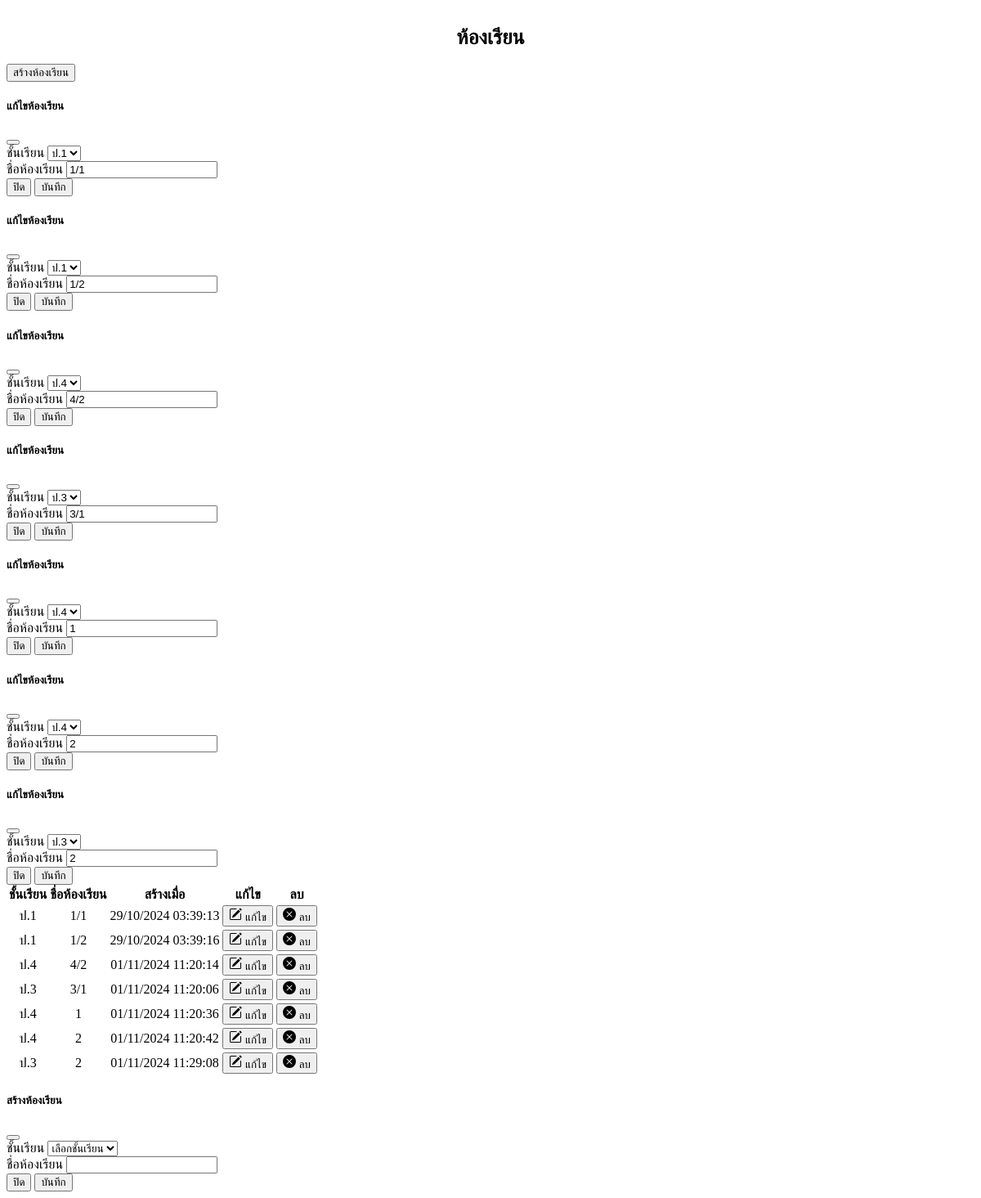
/src/auth/admin/rooms.php, run on an earlier commit of the app's database.
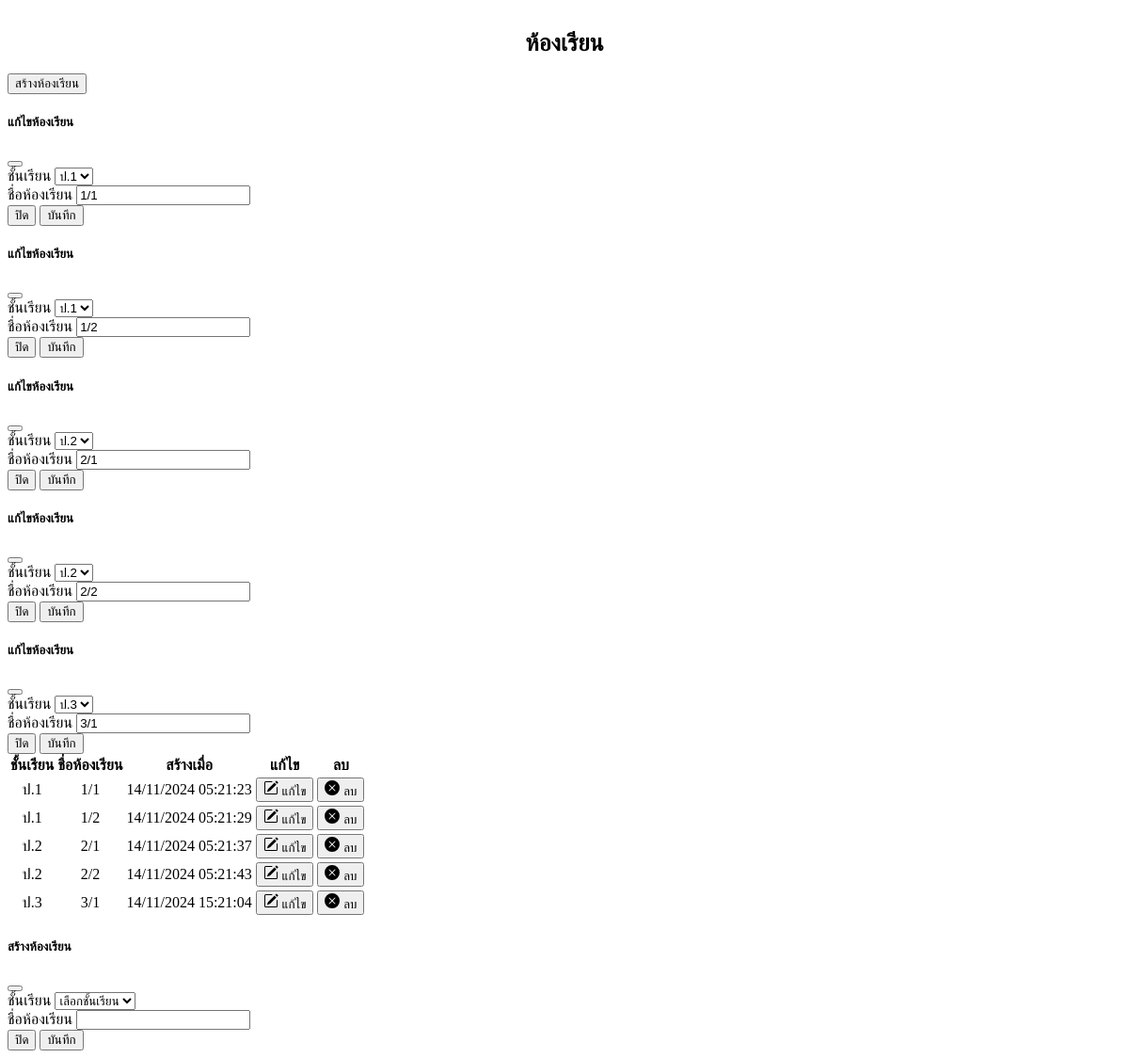
And on a later commit of the database.
### tables this page shows
CREATE TABLE `room` (
  `id` int(11) NOT NULL,
  `name` varchar(255) DEFAULT NULL,
  `grade_id` int(11) NOT NULL,
  `created_at` timestamp NOT NULL DEFAULT current_timestamp() ON UPDATE current_timestamp()
);

CREATE TABLE `grade_level` (
  `id` int(11) NOT NULL,
  `grade_level` varchar(255) DEFAULT NULL,
  `created_at` timestamp NOT NULL DEFAULT current_timestamp() ON UPDATE current_timestamp()
);

### src/auth/admin/rooms.php (the view, shortened to what the changed rows need)
<!DOCTYPE html>
<html lang="th">
<head>
</head>
<body>
    <?php
    include '../config/ConnectDB.php';
    $grade_sql = "SELECT id, grade_level FROM grade_level";
    $grade_result = $conn->query($grade_sql);
    $room_sql = "SELECT room.*, grade_level.grade_level AS grade_name FROM room
                 LEFT JOIN grade_level ON room.grade_id = grade_level.id";
    $room_result = $conn->query($room_sql);
    ?>
    <div class="container-fluid">
        <div class="row">
            <div class="col d-flex align-items-stretch">
                <div class="card w-100">
                    <center>
                        <h1 class="card-title fw-semibold mb-4" style="margin-top: 2rem; font-size:25px">ห้องเรียน</h1>
                    </center>
                    <div class="card-body p-4">
                        <div class="table-responsive">
                            <table class="table text-nowrap mb-0 align-middle">
                                <thead class="text-dark fs-4">
                                    <tr>
                                        <th><center>ชั้นเรียน</center></th>
                                        <th><center>ชื่อห้องเรียน</center></th>
                                        <th><center>สร้างเมื่อ</center></th>
                                        <th><center>แก้ไข</center></th>
                                        <th><center>ลบ</center></th>
                                    </tr>
                                </thead>
                                <tbody>
                                    <?php while ($room_row = mysqli_fetch_array($room_result)) : ?>
                                        <tr>
                                            <td><center><?php echo $room_row['grade_name'] ?></center></td>
                                            <td><center><?php echo $room_row['name'] ?></center></td>
                                            <td><center><?php echo date("d/m/Y H:i:s", strtotime($room_row['created_at'])); ?></center></td>
                                            <td>
                                                <center>
                                                    <button type="button" class="btn btn-outline-warning m-1" data-bs-toggle="modal" data-bs-target="#editRoomModal<?php echo $room_row['id']; ?>">
                                                    &nbsp;แก้ไข
                                                    </button>
                                                </center>
                                            </td>
                                            <td>
                                                <center>
                                                    <button type="button" class="btn btn-outline-danger m-1 deleteRoomBtn" data-id="<?php echo $room_row['id']; ?>" data-name="<?php echo $room_row['name']; ?>">
                                                        &nbsp;ลบ
                                                    </button>
                                                </center>
                                            </td>
                                        </tr>
                                        <div class="modal fade" id="editRoomModal<?php echo $room_row['id']; ?>" tabindex="-1" aria-labelledby="editRoomModalLabel" aria-hidden="true">
                                            <div class="modal-dialog">
                                                <div class="modal-content">
                                                    <form class="editRoomForm" data-id="<?php echo $room_row['id']; ?>">
                                                        <div class="modal-header">
                                                            <h5 class="modal-title">แก้ไขห้องเรียน</h5>
                                                            <button type="button" class="btn-close" data-bs-dismiss="modal"></button>
                                                        </div>
                                                        <div class="modal-body">
                                                            <div class="mb-3">
                                                                <label class="form-label">ชั้นเรียน</label>
                                                                <select class="form-select" name="grade_id" required>
                                                                    <?php foreach ($grade_result as $grade) : ?>
                                                                        <option value="<?php echo $grade['id']; ?>" <?php echo ($room_row['grade_id'] == $grade['id']) ? 'selected' : ''; ?>>
                                                                            <?php echo $grade['grade_level']; ?>
                                                                        </option>
                                                                    <?php endforeach; ?>
                                                                </select>
                                                            </div>
                                                            <div class="mb-3">
                                                                <label class="form-label">ชื่อห้องเรียน</label>
                                                                <input type="text" class="form-control" name="name" value="<?php echo $room_row['name']; ?>" required>
                                                            </div>
                                                        </div>
                                                        <div class="modal-footer">
                                                            <button type="button" class="btn btn-secondary" data-bs-dismiss="modal">ปิด</button>
                                                            <button type="submit" class="btn btn-primary">บันทึก</button>
                                                        </div>
                                                    </form>
                                                </div>
                                            </div>
                                        </div>
                                    <?php endwhile ?>
                                </tbody>
                            </table>
                        </div>
                    </div>
                </div>
            </div>
        </div>
    </div>
</body>
</html>

What changed in the data, as far as the page shows it:
removed room: grade.grade_level "ป.4", name "4/2", created_at "01/11/2024 11:20:14", grade_id "ป.4"
removed room: grade.grade_level "ป.3", name "3/1", created_at "01/11/2024 11:20:06", grade_id "ป.3"
removed room: grade.grade_level "ป.4", name "1", created_at "01/11/2024 11:20:36", grade_id "ป.4"
removed room: grade.grade_level "ป.4", name "2", created_at "01/11/2024 11:20:42", grade_id "ป.4"
removed room: grade.grade_level "ป.3", name "2", created_at "01/11/2024 11:29:08", grade_id "ป.3"
added room: grade.grade_level "ป.1", name "1/1", created_at "14/11/2024 05:21:23", grade_id "ป.1"
added room: grade.grade_level "ป.1", name "1/2", created_at "14/11/2024 05:21:29", grade_id "ป.1"
changed room (number 3 of 5 on the later page): grade.grade_level "ป.1" → "ป.2"; name "1/1" → "2/1"; created_at "29/10/2024 03:39:13" → "14/11/2024 05:21:37"; grade_id "ป.1" → "ป.2"
changed room (number 4 of 5 on the later page): grade.grade_level "ป.1" → "ป.2"; name "1/2" → "2/2"; created_at "29/10/2024 03:39:16" → "14/11/2024 05:21:43"; grade_id "ป.1" → "ป.2"
added room: grade.grade_level "ป.3", name "3/1", created_at "14/11/2024 15:21:04", grade_id "ป.3"
